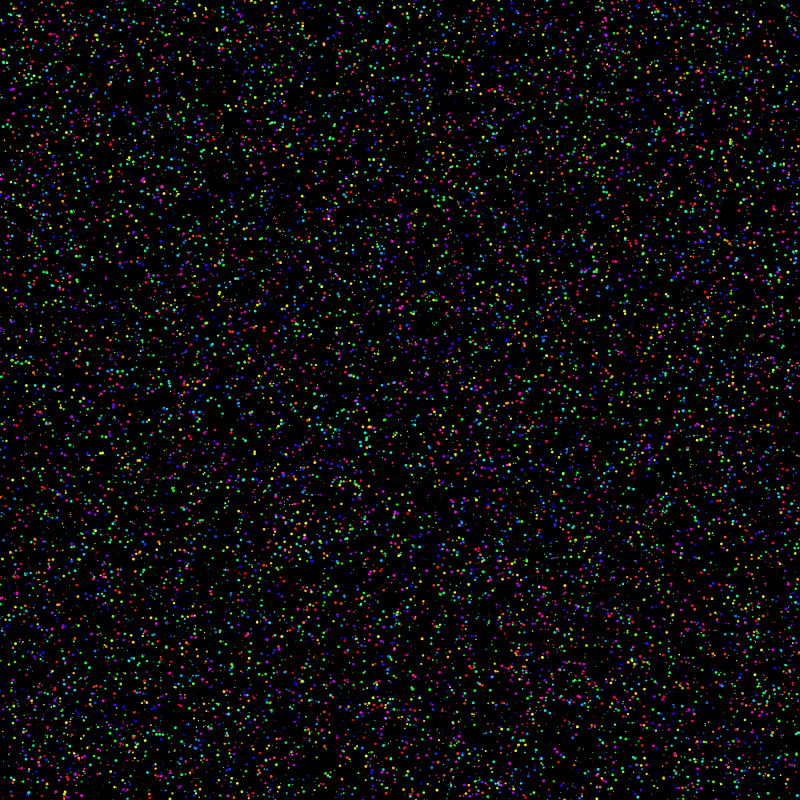
Frame 1 (no input)
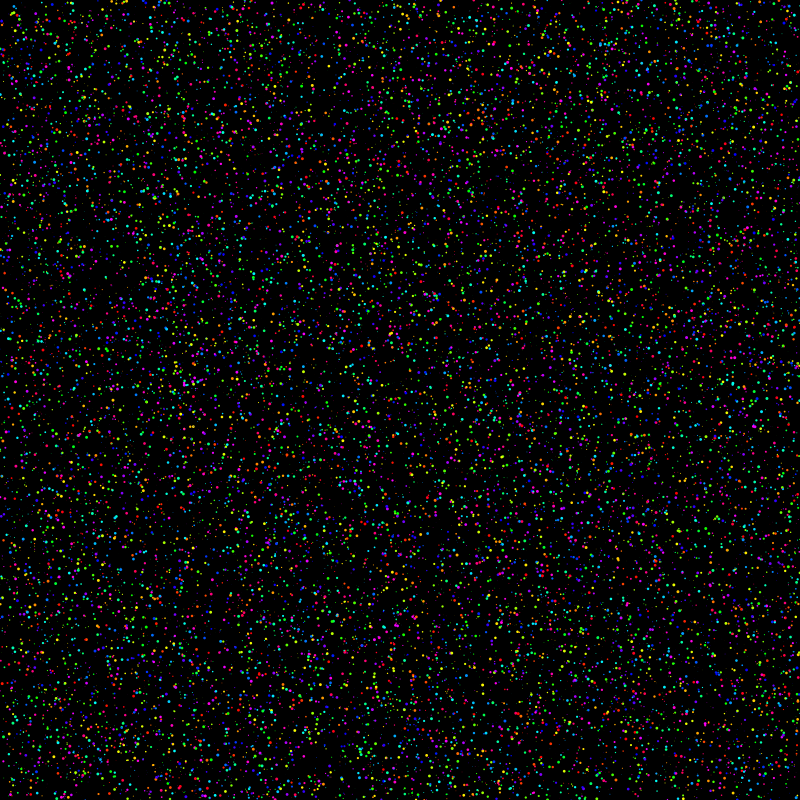
Frame 60 (the mouse pressed at the canvas centre just before this capture)
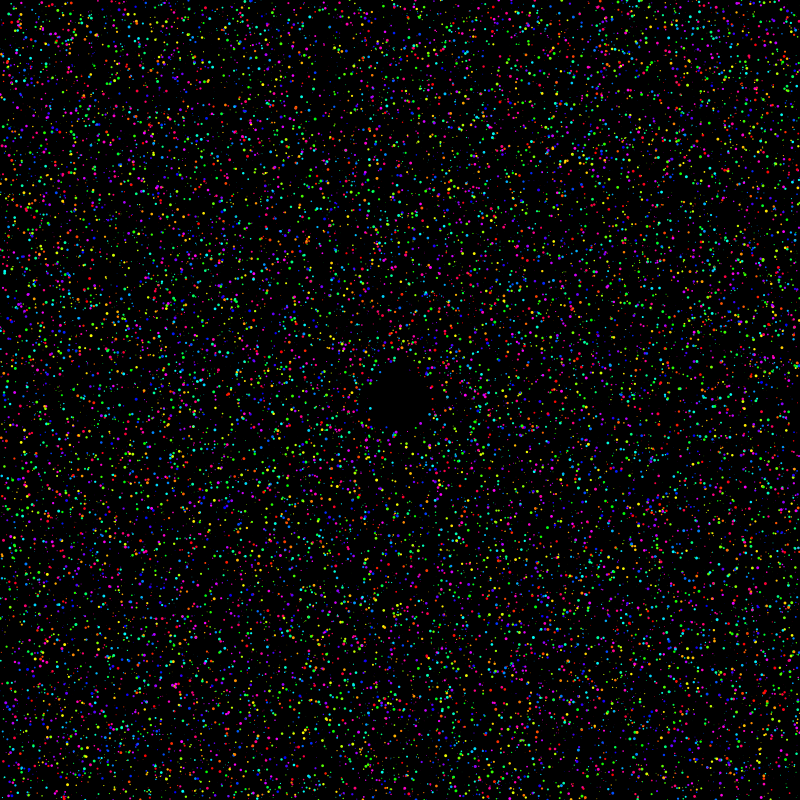
Frame 120 (the mouse held since frame 60 and released just before this capture)

The Processing sketch that drew these frames (run headless with seeded random() and noise(); from frame 60 on, the mouse is pressed at the canvas centre):

// Processing sketch: Escarcha
// ── Escarcha.pde
ArrayList<Circle> circles = new ArrayList<Circle>();
boolean isMousePressed = false;

void setup()
{
	size(800, 800);
	noStroke();

	for (int i = 0; i < 20000; i++)
	{
		circles.add(new Circle(random(width), random(height)));
	}
}

void draw()
{
	background(0);

	for (Circle circle : circles)
	{
		circle.draw();
	}
}

void keyPressed()
{
	circles = new ArrayList<Circle>();

	for (int i = 0; i < 20000; i++)
	{
		circles.add(new Circle(random(width), random(height)));
	}
}

void mousePressed()
{
	isMousePressed = true;
}

void mouseReleased()
{
	isMousePressed = false;
}
// ── Circle.pde
class Circle
{
	PVector position;
	PVector velocity;
	PVector center;
	float speed;

	public Circle(float x, float y)
	{
		position = new PVector();
		velocity = new PVector(0, 0);
		position.x = x;
		position.y = y;
		center = new PVector(width / 2, height / 2);
		speed = 40 + random(5.0);
	}

	void draw()
	{
		center = new PVector(mouseX, mouseY);
    
		if (dist(position.x, position.y, center.x, center.y) < 30 && isMousePressed)
		{
			velocity = PVector.mult(PVector.sub(position, center).normalize(), speed);
			position = PVector.add(position, velocity);
		}

		float r = random(3);
    colorMode(HSB);
		fill(random(255), 255, 255);
		ellipse(position.x, position.y, r, r);
	}
}
